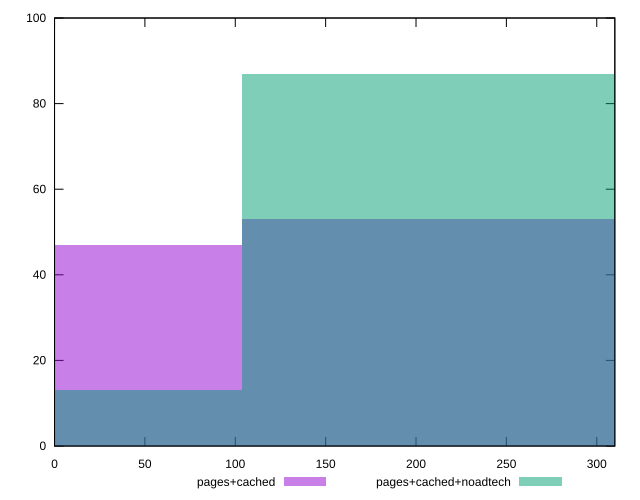

Write gnuplot code to recreate this figure.
reset

$pagesCached <<EOF
207.8200346026588 53
0 47
EOF

$pagesCachedNoadtech <<EOF
207.8200346026588 87
0 13
EOF

set key outside below
set boxwidth 207.8200346026588
set xrange [0:310]
set yrange [0:100]
set trange [0:100]
set style fill transparent solid 0.5 noborder
set terminal svg size 640, 500 enhanced background rgb 'white'
set output "report_00017_2021-02-10T15-08-03.406Z/unused-css-rules/comparison/histogram/1_vs_2.svg"

plot $pagesCached title "pages+cached" with boxes, \
     $pagesCachedNoadtech title "pages+cached+noadtech" with boxes

reset
